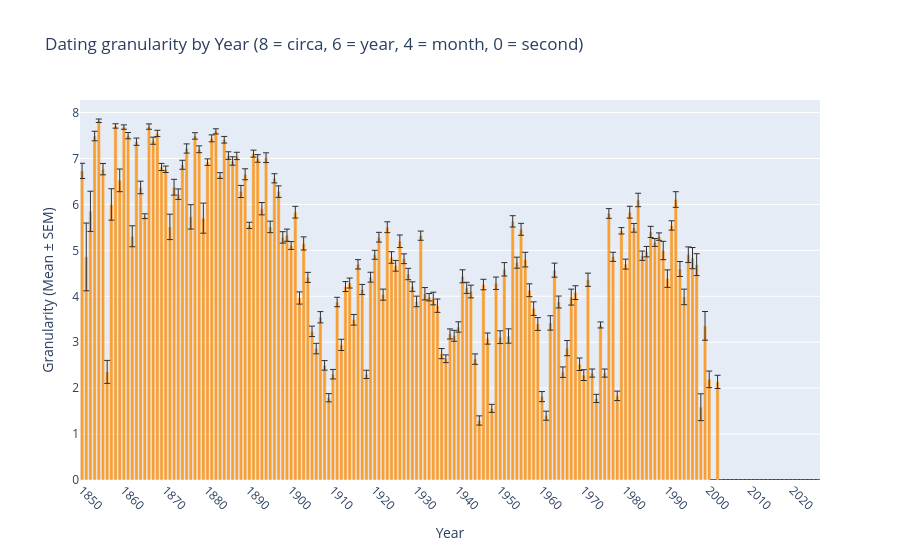

Here is the notebook cell this chart was saved with:
### Code cell
pdp.plot_granularity(photos())

### Figure 1 — Plotly figure (JSON) as saved in the notebook; plotly's stock layout.template omitted (floating-point values rounded to 4 significant figures; data arrays with more than 128 entries replaced by an {"elided": "..."} marker saying what was removed)
{"data": [{"error_y": {"array": {"elided": "177 float values"}, "color": "black", "thickness": 1, "type": "data", "visible": true, "width": 3}, "marker": {"color": "darkorange"}, "name": "Granularity Mean", "opacity": 0.8, "type": "bar", "x": {"elided": "177 int values"}, "y": {"elided": "177 float values"}}], "layout": {"title": {"text": "Dating granularity by Year (8 = circa, 6 = year, 4 = month, 0 = second)"}, "xaxis": {"dtick": 10, "tick0": 1850, "tickangle": 45, "tickmode": "linear", "title": {"text": "Year"}}, "yaxis": {"title": {"text": "Granularity (Mean ± SEM)"}}}}
